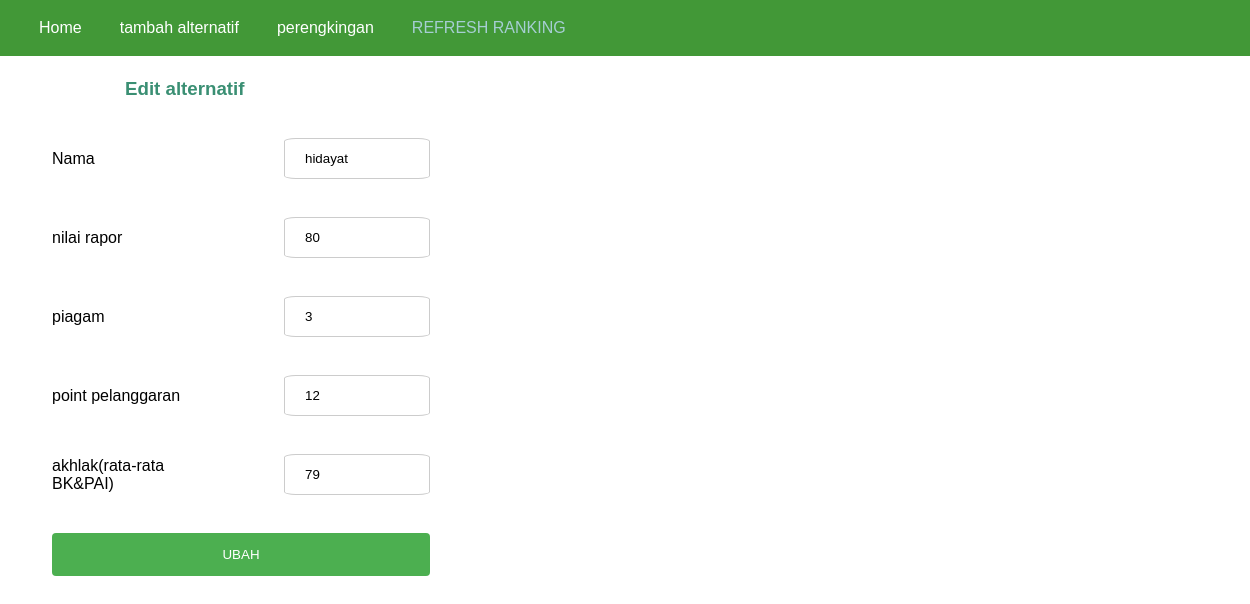
The app's page /?p=alternatifedit&ida=3 with its own data.
### tables this page shows
CREATE TABLE `tbl_alt` (
  `ida` int(11) NOT NULL,
  `nama` varchar(30) NOT NULL,
  `nilai_rapor` int(11) NOT NULL,
  `piagam` int(11) NOT NULL,
  `poin_pelanggaran` int(11) NOT NULL,
  `akhlak` int(11) NOT NULL
);

### alternatifedit.php (the view, shortened to what this page needs)
<br>
<?php
$sqlm = mysqli_query($kon, "select * from tbl_alt where ida='$_GET[ida]'");
$rm = mysqli_fetch_array($sqlm);
?>
<h3 style="padding-left: 10%; color: rgb(58, 143, 115);">Edit alternatif</h3><br>
	<form action="" method="post" class="asik">
		<table>
			<tr>
				<td width="130">Nama</td>
				<td width="146"><input type="text" name="nama" id="nama" value="<?php echo "$rm[nama]"; ?>"></td>
			</tr>
			<tr>
				<td>nilai rapor</td>
				<td><input type="text" name="nilai" id="nilai" value="<?php echo "$rm[nilai_rapor]"; ?>"></td>
            </tr>
            <tr>
				<td>piagam</td>
				<td><input type="text" name="piagam" id="piagam" value="<?php echo "$rm[piagam]"; ?>"></td>
            </tr>
            <tr>
				<td>point pelanggaran</td>
				<td><input type="text" name="point" id="point" value="<?php echo "$rm[poin_pelanggaran]"; ?>"></td>
            </tr>
            <tr>
				<td>akhlak(rata-rata BK&PAI)</td>
				<td><input type="text" name="akhlak" id="akhlak" value="<?php echo "$rm[akhlak]"; ?>"></td>
            </tr>
			<tr>
				<td align="center" colspan="2"><input type="submit" name="simpan" id="simpan" value="UBAH" /></td>
            </tr>
		</table>
    </form>

### gayaku.css (style rules this page uses)
* { margin:0; padding:0; }
body { background-color:#fff; font-family:Arial, Helvetica, sans-serif; color:#000; }
.table1, td { padding: 10px 50px; text-align: left; }
input[type=submit] { width: 100%; background-color: #4CAF50; color: white; padding: 14px 20px; margin: 8px 0; border: none; border-radius: 4px; cursor: pointer; }
input[type=text], select { width: 100%; padding: 12px 20px; margin: 8px 0; display: inline-block; border: 1px solid #ccc; border-radius: 4px; box-sizing: border-box; border-radius: 8%; }

### records on screen
tbl_alt: nama "hidayat", nilai "80", piagam "3", point "12", akhlak "79"
